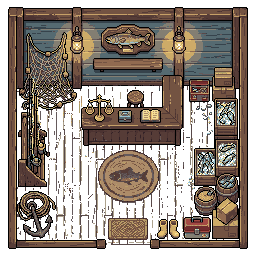
#> input picture art/interior_src/fishing_shop_generated.png, 256 x 256 px, found by its file name
$ python gen_fishing_interior.py
#> lines starting #> are read from the running program, lines starting #| are printed output that depends on the picture
"""Builds art/interior_fishing_shop.png: Rex's generated fishing shop room
(art/interior_src/fishing_shop_generated.png, 256x256) with its floor filled back in.

The background remover took out the light floorboards and left only the dark seams between them,
so the see-through floor is repainted plank by plank: the planks run up and down, 8 px wide, lined
up with the seams that are still there, each stretch a slightly different weathered grey-brown,
darker in the shadow under the back wall.

Also writes art/interior_fishing_counter.png: the front of the counter, drawn over Old Marlow's feet.

Run from the repo root:  python3 tools/gen_fishing_interior.py
"""
import random

from PIL import Image

GEN = "art/interior_src/fishing_shop_generated.png"
OUT = "art/interior_fishing_shop.png"
COUNTER_OUT = "art/interior_fishing_counter.png"
COUNTER = (82, 98, 184, 146)        # the counter's top and front (the part in front of the keeper)
STOOL = (124, 98, 145, 105)         # the stool behind the counter: left out of the counter picture
WALL_BOTTOM = 85                    # first floor row under the back wall
ROOM_BOTTOM = 249                   # rows from here down are outside the room
DOOR = (97, 238, 159)               # the doorway gap in the bottom wall: x from, y from, x to
TONES = [(132, 116, 104), (140, 124, 110), (124, 109, 99), (136, 121, 108)]
PLANK = 8
PLANK_LEN = 40


def outside(img):
    """See-through pixels outside the room: reachable from the picture's edge without going in
    through the doorway."""
    px = img.load()
    w, h = img.size
    todo = [(x, y) for x in range(w) for y in (0, h - 1)] + [(x, y) for y in range(h) for x in (0, w - 1)]
    seen = set()
    while todo:
        x, y = todo.pop()
        if (x, y) in seen or not (0 <= x < w and 0 <= y < h) or px[x, y][3]:
            continue
        if DOOR[1] <= y < ROOM_BOTTOM and DOOR[0] < x < DOOR[2]:
            continue
        seen.add((x, y))
        todo += [(x + 1, y), (x - 1, y), (x, y + 1), (x, y - 1)]
    return seen


def plank_of(x):
    # the seams sit on x = 8n on the left half of the room and x = 8n + 7 on the right half
    return x // PLANK if x < 128 else (x - 7) // PLANK


def main():
    gen = Image.open(GEN).convert("RGBA")
#> gen is the input picture: PIL image 256x256 RGBA; mean R, G, B, A 69.2, 57.8, 49, 172.5
    counter = gen.crop(COUNTER)
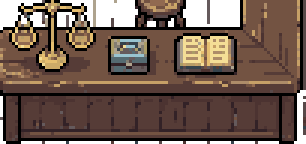
#> counter: PIL image 102x48 RGBA (shown 3 times larger); mean R, G, B, A 82.4, 62.4, 51.4, 225.7; transparent parts drawn white
    cp = counter.load()
    for y in range(STOOL[1], STOOL[3]):
        for x in range(STOOL[0], STOOL[2]):
            cp[x - COUNTER[0], y - COUNTER[1]] = (0, 0, 0, 0)
    counter.save(COUNTER_OUT)
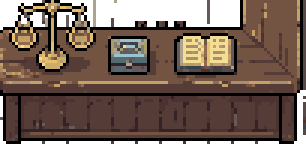
#> saved as interior_fishing_counter.png: PIL image 102x48 RGBA (shown 3 times larger); mean R, G, B, A 80.4, 60.9, 50.2, 219.8; transparent parts drawn white
    px = gen.load()
    out_px = outside(gen)
#> after the loop in outside, `while todo:`: seen = 7817 items; todo = []
#> out_px = 7817 items
    rnd = random.Random(3)
    colour = {}
    out = gen.copy()
    op = out.load()
    filled = 0
    for y in range(ROOM_BOTTOM):
        for x in range(gen.width):
            if px[x, y][3] or (x, y) in out_px:
                continue
            p = plank_of(x)
            stretch = (y + (p * 13) % PLANK_LEN) // PLANK_LEN       # plank ends staggered
            if (p, stretch) not in colour:
                colour[(p, stretch)] = rnd.choice(TONES)
            k = 1.0
            d = y - WALL_BOTTOM
            if d < 12:
                k = 0.6 + 0.4 * max(d, 0) / 12                         # shadow under the back wall
            n = rnd.randint(-3, 3)
            op[x, y] = tuple(max(0, min(255, int(c * k) + n)) for c in colour[(p, stretch)]) + (255,)
            filled += 1
    out.save(OUT)
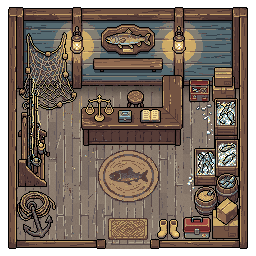
#> saved as interior_fishing_shop.png: PIL image 256x256 RGBA; mean R, G, B, A 96.2, 81.6, 70.3, 224.6; transparent parts drawn white
    print(f"{OUT}: {filled} floor pixels painted")


if __name__ == "__main__":
    main()

$ run again, with art/interior_src/blacksmith_room_original.png copied over art/interior_src/fishing_shop_generated.png
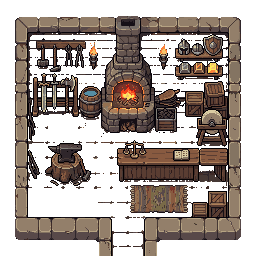
#> input picture art/interior_src/blacksmith_room_original.png, 256 x 256 px, found by its file name
#> in main, gen is the input picture: PIL image 256x256 RGBA; mean R, G, B, A 52, 41.6, 35.6, 135.4
#> in main, `counter.save(COUNTER_OUT)`:
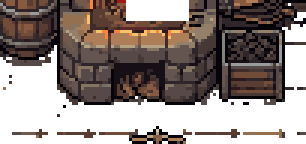
#> saved as interior_fishing_counter.png: PIL image 102x48 RGBA (shown 3 times larger); mean R, G, B, A 49.4, 38, 34, 158.3; transparent parts drawn white
#> after the loop in outside, `while todo:`: seen = 14463 items; todo = []
#> out_px = 14463 items
#> in main, `out.save(OUT)`:
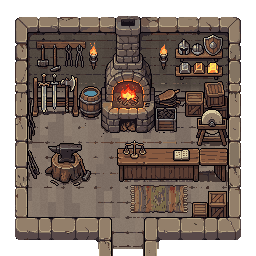
#> saved as interior_fishing_shop.png: PIL image 256x256 RGBA; mean R, G, B, A 81, 67.1, 58.5, 198.7; transparent parts drawn white

$ run again, with art/interior_src/fishing_shop_old.png copied over art/interior_src/fishing_shop_generated.png
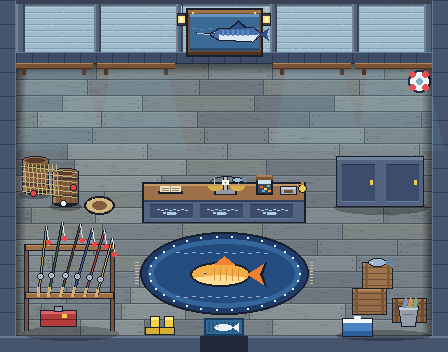
#> input picture art/interior_src/fishing_shop_old.png, 448 x 352 px, found by its file name
#> in main, gen is the input picture: PIL image 448x352 RGBA; mean R, G, B, A 105.8, 116.8, 126.8, 255
#> in main, `counter = gen.crop(COUNTER)`:
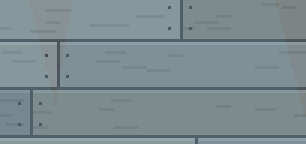
#> counter: PIL image 102x48 RGBA (shown 3 times larger); mean R, G, B, A 124.1, 139.8, 144.6, 255
#> in main, `counter.save(COUNTER_OUT)`:
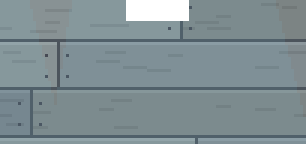
#> saved as interior_fishing_counter.png: PIL image 102x48 RGBA (shown 3 times larger); mean R, G, B, A 120.2, 135.4, 140.1, 247.3; transparent parts drawn white
#> after the loop in outside, `while todo:`: seen = 0 items; todo = []
#> out_px = 0 items

$ run again, with art/interior_src/pet_shop_generated.png copied over art/interior_src/fishing_shop_generated.png
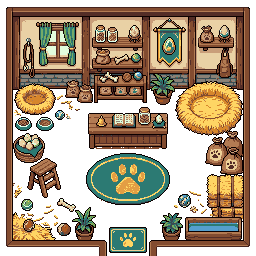
#> input picture art/interior_src/pet_shop_generated.png, 256 x 256 px, found by its file name
#> in main, gen is the input picture: PIL image 256x256 RGBA; mean R, G, B, A 89, 72.4, 51.1, 172.2
#> in main, `counter.save(COUNTER_OUT)`:
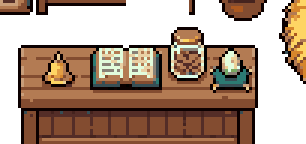
#> saved as interior_fishing_counter.png: PIL image 102x48 RGBA (shown 3 times larger); mean R, G, B, A 79.5, 55.5, 38.7, 160; transparent parts drawn white
#> after the loop in outside, `while todo:`: seen = 6596 items; todo = []
#> out_px = 6596 items
#> in main, `out.save(OUT)`:
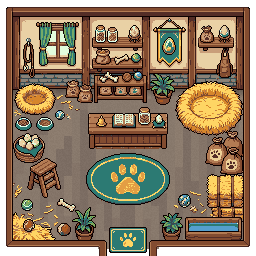
#> saved as interior_fishing_shop.png: PIL image 256x256 RGBA; mean R, G, B, A 118.6, 98.6, 74.5, 229.3; transparent parts drawn white
